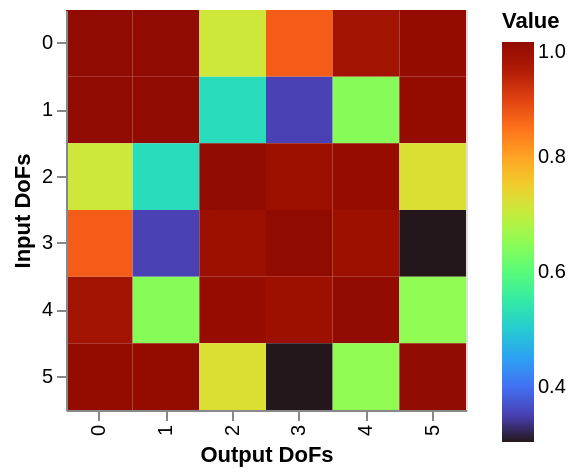

Notebook cell for this chart:
### Code cell
pyFBS.display.imshow(coh_crit)

### Figure 1 — Vega-Lite specification as saved in the notebook (floating-point values rounded to 4 significant figures)
{"config": {"view": {"continuousWidth": 300, "continuousHeight": 300}}, "data": {"name": "data-7403d44696d925d82d2546b2a08cad06"}, "mark": {"type": "rect"}, "encoding": {"color": {"field": "rec", "legend": {"title": "Value"}, "scale": {"scheme": "turbo"}, "type": "quantitative"}, "tooltip": [{"field": "rec", "format": ".3f", "title": "Value", "type": "quantitative"}], "x": {"axis": {"title": "Output DoFs"}, "field": "x", "type": "ordinal"}, "y": {"axis": {"title": "Input DoFs"}, "field": "y", "type": "ordinal"}}, "height": 200, "title": "", "width": 200, "$schema": "https://vega.github.io/schema/vega-lite/v5.20.1.json", "datasets": {"data-7403d44696d925d82d2546b2a08cad06": [{"x": 0, "y": 0, "rec": 1.0}, {"x": 1, "y": 0, "rec": 0.9979}, {"x": 2, "y": 0, "rec": 0.7117}, {"x": 3, "y": 0, "rec": 0.8723}, {"x": 4, "y": 0, "rec": 0.9671}, {"x": 5, "y": 0, "rec": 0.991}, {"x": 0, "y": 1, "rec": 0.9979}, {"x": 1, "y": 1, "rec": 1.0}, {"x": 2, "y": 1, "rec": 0.5253}, {"x": 3, "y": 1, "rec": 0.3514}, {"x": 4, "y": 1, "rec": 0.6448}, {"x": 5, "y": 1, "rec": 0.9906}, {"x": 0, "y": 2, "rec": 0.7117}, {"x": 1, "y": 2, "rec": 0.5253}, {"x": 2, "y": 2, "rec": 1.0}, {"x": 3, "y": 2, "rec": 0.978}, {"x": 4, "y": 2, "rec": 0.9864}, {"x": 5, "y": 2, "rec": 0.7259}, {"x": 0, "y": 3, "rec": 0.8723}, {"x": 1, "y": 3, "rec": 0.3514}, {"x": 2, "y": 3, "rec": 0.978}, {"x": 3, "y": 3, "rec": 1.0}, {"x": 4, "y": 3, "rec": 0.9754}, {"x": 5, "y": 3, "rec": 0.3044}, {"x": 0, "y": 4, "rec": 0.9671}, {"x": 1, "y": 4, "rec": 0.6448}, {"x": 2, "y": 4, "rec": 0.9864}, {"x": 3, "y": 4, "rec": 0.9754}, {"x": 4, "y": 4, "rec": 1.0}, {"x": 5, "y": 4, "rec": 0.6532}, {"x": 0, "y": 5, "rec": 0.991}, {"x": 1, "y": 5, "rec": 0.9906}, {"x": 2, "y": 5, "rec": 0.7259}, {"x": 3, "y": 5, "rec": 0.3044}, {"x": 4, "y": 5, "rec": 0.6532}, {"x": 5, "y": 5, "rec": 1.0}]}}
